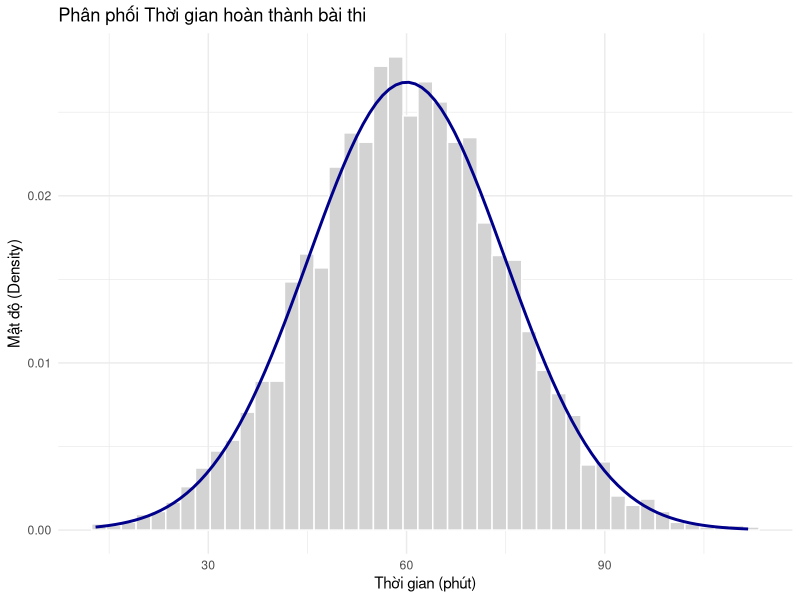
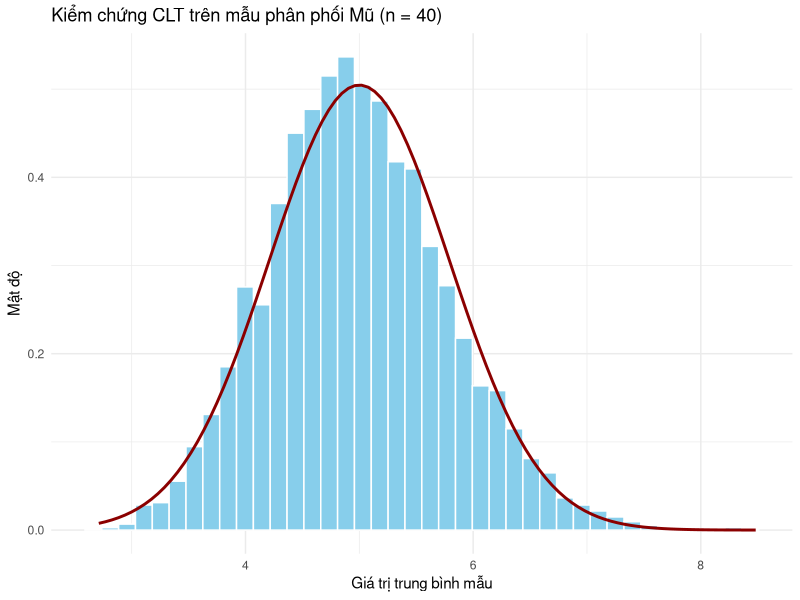
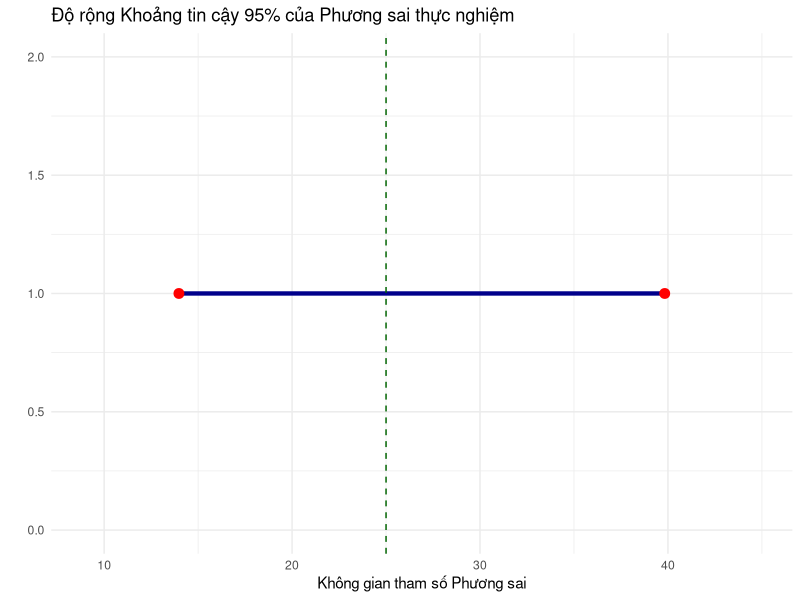
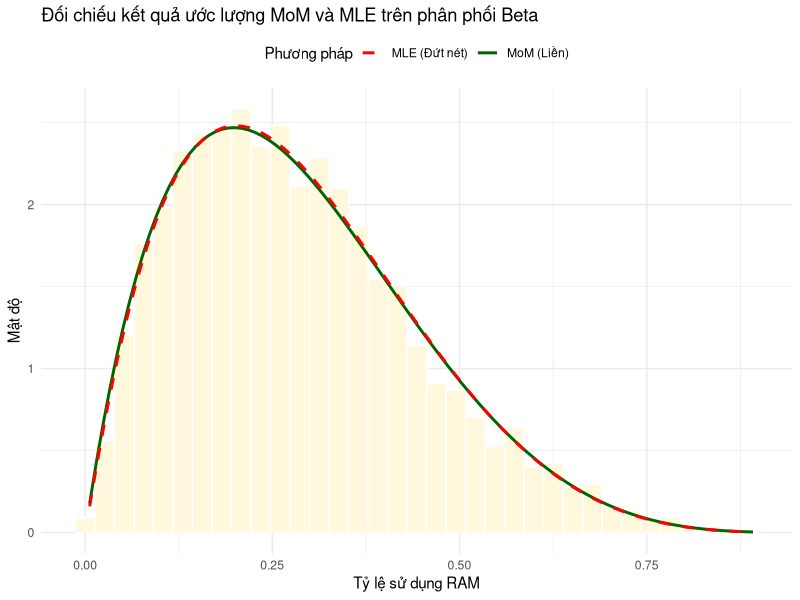

Here is the R script that generated these plots, in order:
## ---- chunk 1
knitr::opts_chunk$set(warning = FALSE, message = FALSE)
library(tidyr)
library(dplyr)
library(ggplot2)
## ---- chunk 2
set.seed(123)
raw_time <- rnorm(5000, mean = 60, sd = 15)

na_indices <- sample(1:5000, 150)
raw_time[na_indices] <- NA

neg_indices <- sample(setdiff(1:5000, na_indices), 50)
raw_time[neg_indices] <- runif(50, -15, -1)

# Làm sạch dữ liệu
cleaned_time <- raw_time[!is.na(raw_time) & raw_time >= 0]
final_data <- tibble(Time = cleaned_time)
final_data
## ---- chunk 3
X_bar <- mean(final_data$Time)
S_val <- sd(final_data$Time)

ggplot(final_data, aes(x = Time)) +
  geom_histogram(aes(y = after_stat(density)), fill = "lightgray", color = "white", bins = 45) +
  geom_function(fun = dnorm, args = list(mean = X_bar, sd = S_val), color = "darkblue", linewidth = 1) +
  labs(title = "Phân phối Thời gian hoàn thành bài thi",
       x = "Thời gian (phút)",
       y = "Mật độ (Density)") +
  theme_minimal()
## ---- chunk 4
prob_early <- pnorm(45, mean = X_bar, sd = S_val)
prob_early
## ---- chunk 5
reward_cutoff <- qnorm(0.05, mean = X_bar, sd = S_val)
reward_cutoff
## ---- chunk 6
simulate_clt_exp <- function(n, lambda, R = 5000) {
  sample_means <- numeric(R)
  for (i in 1:R) {
    sample_means[i] <- mean(rexp(n, rate = lambda))
  }
  return(sample_means)
}
## ---- chunk 7
sim_means <- simulate_clt_exp(n = 40, lambda = 0.2, R = 5000)
df_clt <- tibble(Mean_Values = sim_means)

mu_theoretical <- 1 / 0.2
sd_theoretical <- sqrt(1 / (40 * 0.2^2))

ggplot(df_clt, aes(x = Mean_Values)) +
  geom_histogram(aes(y = after_stat(density)), fill = "skyblue", color = "white", bins = 40) +
  geom_function(fun = dnorm, args = list(mean = mu_theoretical, sd = sd_theoretical), 
                color = "darkred", linewidth = 1) +
  labs(title = "Kiểm chứng CLT trên mẫu phân phối Mũ (n = 40)",
       x = "Giá trị trung bình mẫu",
       y = "Mật độ") +
  theme_minimal()
## ---- chunk 8
set.seed(789)
sample_30 <- rexp(30, rate = 0.2)
n_obs <- length(sample_30)
S2_obs <- var(sample_30)

# Xác định các giá trị tới hạn của phân phối Chi-bình phương
chi_lower <- qchisq(0.975, df = n_obs - 1)
chi_upper <- qchisq(0.025, df = n_obs - 1)

ci_var_lower <- ((n_obs - 1) * S2_obs) / chi_lower
ci_var_upper <- ((n_obs - 1) * S2_obs) / chi_upper

report_df <- tibble(Lower_Limit = ci_var_lower, Upper_Limit = ci_var_upper)
report_df
## ---- chunk 9
ggplot() +
  geom_segment(aes(x = ci_var_lower, y = 1, xend = ci_var_upper, yend = 1), color = "darkblue", linewidth = 1.5) +
  geom_point(aes(x = c(ci_var_lower, ci_var_upper), y = c(1, 1)), color = "red", size = 3) +
  geom_vline(xintercept = 1 / (0.2^2), linetype = "dashed", color = "darkgreen") +
  xlim(ci_var_lower - 5, ci_var_upper + 5) +
  ylim(0, 2) +
  labs(title = "Độ rộng Khoảng tin cậy 95% của Phương sai thực nghiệm",
       x = "Không gian tham số Phương sai",
       y = "") +
  theme_minimal()
## ---- chunk 10
set.seed(2026)
final_data <- tibble(ram_usage = rbeta(3000, shape1 = 2, shape2 = 5))
final_data
## ---- chunk 11
X_bar_ram <- mean(final_data$ram_usage)
S2_ram <- var(final_data$ram_usage)

mom_factor <- (X_bar_ram * (1 - X_bar_ram) / S2_ram) - 1
alpha_mom <- X_bar_ram * mom_factor
beta_mom <- (1 - X_bar_ram) * mom_factor

alpha_mom
beta_mom
## ---- chunk 12
nll_beta <- function(params, data) {
  alpha <- params[1]
  beta <- params[2]
  return(-sum(dbeta(data, shape1 = alpha, shape2 = beta, log = TRUE)))
}

mle_fit <- nlminb(start = c(alpha_mom, beta_mom), objective = nll_beta,
                  data = final_data$ram_usage, lower = c(1e-5, 1e-5))

alpha_mle <- mle_fit$par[1]
beta_mle <- mle_fit$par[2]

alpha_mle
beta_mle
## ---- chunk 13
ggplot(final_data, aes(x = ram_usage)) +
  geom_histogram(aes(y = after_stat(density)), fill = "cornsilk", color = "white", bins = 35) +
  geom_function(fun = dbeta, args = list(shape1 = alpha_mom, shape2 = beta_mom), 
                aes(color = "MoM (Liền)"), linewidth = 1) +
  geom_function(fun = dbeta, args = list(shape1 = alpha_mle, shape2 = beta_mle), 
                aes(color = "MLE (Đứt nét)"), linetype = "dashed", linewidth = 1) +
  scale_color_manual(values = c("MoM (Liền)" = "darkgreen", "MLE (Đứt nét)" = "red")) +
  labs(title = "Đối chiếu kết quả ước lượng MoM và MLE trên phân phối Beta",
       x = "Tỷ lệ sử dụng RAM",
       y = "Mật độ",
       color = "Phương pháp") +
  theme_minimal() +
  theme(legend.position = "top")
## ---- chunk 14
n_ram <- length(final_data$ram_usage)
alpha_ci <- 0.01

m1 <- qbinom(alpha_ci / 2, size = n_ram, prob = 0.5)
m2 <- qbinom(1 - alpha_ci / 2, size = n_ram, prob = 0.5)

sorted_ram <- sort(final_data$ram_usage)
ci_median_lower <- sorted_ram[m1]
ci_median_upper <- sorted_ram[m2 + 1]

ci_median_lower
ci_median_upper
